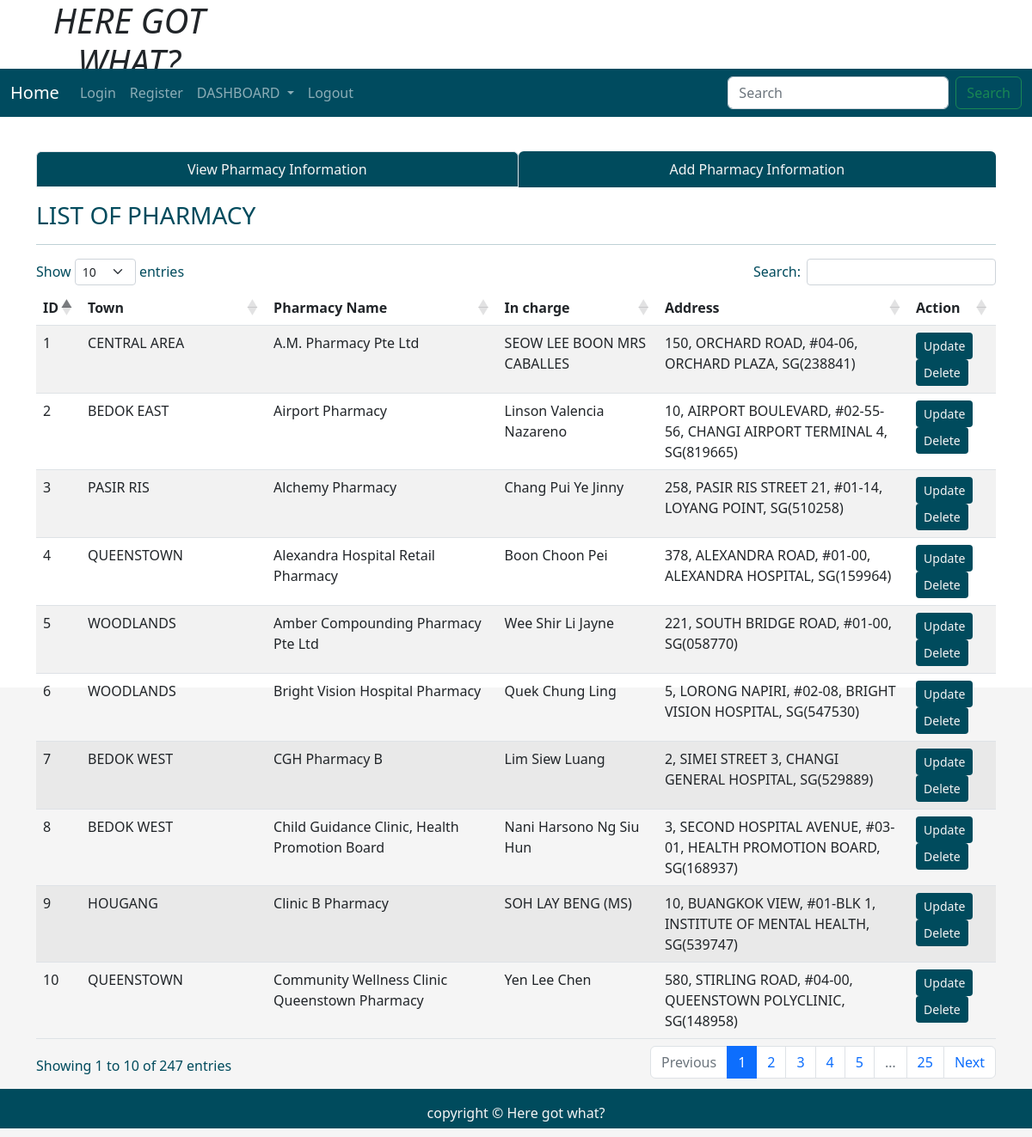
/pharmacyinfo, run on the app's committed database.
### tables this page shows
CREATE TABLE "pharmacy" (
	"id"	INTEGER,
	"town"	TEXT,
	"pharmacy_name"	TEXT,
	"incharge"	TEXT,
	"address"	TEXT,
	PRIMARY KEY("id" AUTOINCREMENT)
);

### application.py (the view)
@application.route('/pharmacyinfo', methods = ["POST", "GET"])
def pharmacyinfo():
    user = get_active_user()
    db = get_database()
    pharmacy_cur = db.execute('Select * from pharmacy')
    allpharmacy = pharmacy_cur.fetchall()
    return render_template('pharmacyDashboard.html', user = user, allpharmacy = allpharmacy)

### application.py (called while the page is built)
@application.teardown_appcontext
def close_database(error):
    if hasattr(g, 'ICT2103Web_db'):
        g.ICT2103Web_db.close()

def get_active_user():
    user = None
    if 'user' in session:
        user = session['user']
        db = get_database()
        user_cur = db.execute('select * from users where name =?', [user])
        user = user_cur.fetchone()
    return user

### database.py (called while the page is built)
def connect_to_database():
    sql = sqlite3.connect('C:/ICT2103Web/ICT2103Web.db')
    sql.row_factory = sqlite3.Row
    return sql

def get_database():
    if not hasattr(g, 'ICT2103Web_db'):
        g.ICT2103Web_db = connect_to_database()
    return  g.ICT2103Web_db

### templates/pharmacyDashboard.html (shortened to what this page needs)
<!DOCTYPE html>
<html lang="en">
<head>
    <link rel="stylesheet" href="https://cdnjs.cloudflare.com/ajax/libs/font-awesome/4.7.0/css/font-awesome.min.css">
    <link href="https://cdn.jsdelivr.net/npm/bootstrap@5.1.3/dist/css/bootstrap.min.css" rel="stylesheet"
>
    <link rel="stylesheet" href="{{ url_for('static', filename='home.css')}}" type="text/css">
    <link rel="stylesheet" href="https://cdnjs.cloudflare.com/ajax/libs/twitter-bootstrap/5.2.0/css/bootstrap.min.css">
    <link rel="stylesheet" href="https://cdn.datatables.net/1.12.1/css/dataTables.bootstrap5.min.css">
</head>
<body>
    <div class="parent">
        <div class="child child1">
            <h1 class="text-center"><i>HERE GOT WHAT?</i></h1>
        </div>
        <div class="child child3 dropdown">
            <nav class="navbar navbar-expand-lg navbar-dark" style="background-color: #004b5f;">
                <div class="container-fluid">
                    <a class="navbar-brand" href="{{url_for('index')}}">Home</a>
                    <div class="collapse navbar-collapse" id="navbarSupportedContent">
                        <ul class="navbar-nav me-auto mb-2 mb-lg-0">
                            <li class="nav-item">
                                <a class="nav-link" aria-current="page" href="{{url_for('userLogin')}}">Login</a>
                            </li>
                            <li class="nav-item">
                                <a class="nav-link" href="{{url_for('userRegister')}}">Register</a>
                            </li>
                            <li class="nav-item dropdown">
                                <a class="nav-link dropdown-toggle" href="#" id="navbarDropdown" role="button"
                                    data-bs-toggle="dropdown" aria-expanded="false">
                                    DASHBOARD
                                </a>
                            </li>
                            <li class="nav-item">
                                <a class="nav-link" href="#">Logout</a>
                            </li>
                        </ul>
                        <form class="d-flex">
                            <input class="form-control me-2" type="search" placeholder="Search" aria-label="Search">
                            <button class="btn btn-outline-success" type="submit">Search</button>
                        </form>
                    </div>
                </div>
            </nav>
        </div>
        <div class="child child5" style="color:rgb(0, 75, 93);">
        </div>
        <div class="child child6  container" style="color:rgb(0, 75, 93);">
            <ul class="nav nav-tabs nav-fill mb-3 dropdown">
                <li class="nav-item">
                    <a class="nav-link active" aria-current="page" href="{{ url_for('schoolinfo')}}"
                        style=" background-color:rgb(0, 75, 93); color:whitesmoke;">View Pharmacy Information</a>
                </li>
                <li class="nav-item">
                    <a class="nav-link" href="{{ url_for('addnewschool')}}"
                        style=" background-color:rgb(0, 75, 93); color:whitesmoke;">Add Pharmacy Information</a>
                </li>
            </ul>
            <div class="table-responsive-lg caption-top">
                <caption>
                    <h3>LIST OF PHARMACY</h3>
                </caption>
                <hr>
                <table class="table table-striped " id="example">
                    <thead>
                        <tr>
                            <th scope="col">ID</th>
                            <th scope="col">Town</th>
                            <th scope="col">Pharmacy Name</th>
                            <th scope="col">In charge</th>
                            <th scope="col">Address</th>
                            <th scope="col">Action</th>
                        </tr>
                    </thead>
                    <tbody>
                        <tr>
                            {% for pharmacy in allpharmacy %}
                            <td scope="row">{{ pharmacy['id'] }}</td>
                            <td scope="row">{{ pharmacy['town'] }}</td>
                            <td scope="row">{{ pharmacy['pharmacy_name'] }}</td>
                            <td scope="row">{{ pharmacy['incharge'] }}</td>
                            <td scope="row">{{ pharmacy['address'] }}</td>
                            <td><a class="btn btn-sm" style="background-color:rgb(0, 75, 93); color:whitesmoke;"
                                    href="{{url_for('fetchonepharmacy', id = pharmacy['id'])}}">Update</a>
                                <a class="btn btn-sm" style="background-color:rgb(0, 75, 93); color:whitesmoke;"
                                    href="{{url_for('deletepharmacy', id = pharmacy['id'])}}">Delete</a>
                            </td>
                        </tr>
                        {% endfor %}
                    </tbody>
                </table>
            </div>
        </div>
        <div class="child child7" style="background-color:rgb(0, 75, 93); color:whitesmoke;">
            <p class="p-3 text-center">copyright &copy Here got what?</p>
        </div>
    </div>
</body>
</html>

### static/home.css (style rules this page uses)
html, body { height: 100%; background-color:whitesmoke; color:rgb(0, 75, 93); }
.parent { height: 100%; display: grid; grid-template-columns: repeat(4, 1fr); grid-template-rows: 10% 5% 7% auto 7%; }
.child { margin-bottom: 10px; }
.child1 { grid-column: 1/2; grid-row: 1/2; }
.child3 { grid-column: 1/-1; grid-row: 2/3; }
.child5 { grid-column: 4/5; grid-row: 3/4; text-align: center; }
.child6 { grid-column: 1/-1; grid-row: 4/5; }
.child7 { grid-column: 1/-1; grid-row: 5/6; }

### data on the page
pharmacy: id "1", town "CENTRAL AREA", pharmacy_name "A.M. Pharmacy Pte Ltd", incharge "SEOW LEE BOON MRS CABALLES", address "150, ORCHARD ROAD, #04-06, ORCHARD PLAZA, SG(238841)"
pharmacy: id "2", town "BEDOK EAST", pharmacy_name "Airport Pharmacy", incharge "Linson Valencia Nazareno", address "10, AIRPORT BOULEVARD, #02-55-56, CHANGI AIRPORT TERMINAL 4, SG(819665)"
pharmacy: id "3", town "PASIR RIS", pharmacy_name "Alchemy Pharmacy", incharge "Chang Pui Ye Jinny", address "258, PASIR RIS STREET 21, #01-14, LOYANG POINT, SG(510258)"
pharmacy: id "4", town "QUEENSTOWN", pharmacy_name "Alexandra Hospital Retail Pharmacy", incharge "Boon Choon Pei", address "378, ALEXANDRA ROAD, #01-00, ALEXANDRA HOSPITAL, SG(159964)"
pharmacy: id "5", town "WOODLANDS", pharmacy_name "Amber Compounding Pharmacy Pte Ltd", incharge "Wee Shir Li Jayne", address "221, SOUTH BRIDGE ROAD, #01-00, SG(058770)"
pharmacy: id "6", town "WOODLANDS", pharmacy_name "Bright Vision Hospital Pharmacy", incharge "Quek Chung Ling", address "5, LORONG NAPIRI, #02-08, BRIGHT VISION HOSPITAL, SG(547530)"
pharmacy: id "7", town "BEDOK WEST", pharmacy_name "CGH Pharmacy B", incharge "Lim Siew Luang", address "2, SIMEI STREET 3, CHANGI GENERAL HOSPITAL, SG(529889)"
pharmacy: id "8", town "BEDOK WEST", pharmacy_name "Child Guidance Clinic, Health Promotion Board", incharge "Nani Harsono Ng Siu Hun", address "3, SECOND HOSPITAL AVENUE, #03-01, HEALTH PROMOTION BOARD, SG(168937)"
pharmacy: id "9", town "HOUGANG", pharmacy_name "Clinic B Pharmacy", incharge "SOH LAY BENG (MS)", address "10, BUANGKOK VIEW, #01-BLK 1, INSTITUTE OF MENTAL HEALTH, SG(539747)"
pharmacy: id "10", town "QUEENSTOWN", pharmacy_name "Community Wellness Clinic Queenstown Pharmacy", incharge "Yen Lee Chen", address "580, STIRLING ROAD, #04-00, QUEENSTOWN POLYCLINIC, SG(148958)"
